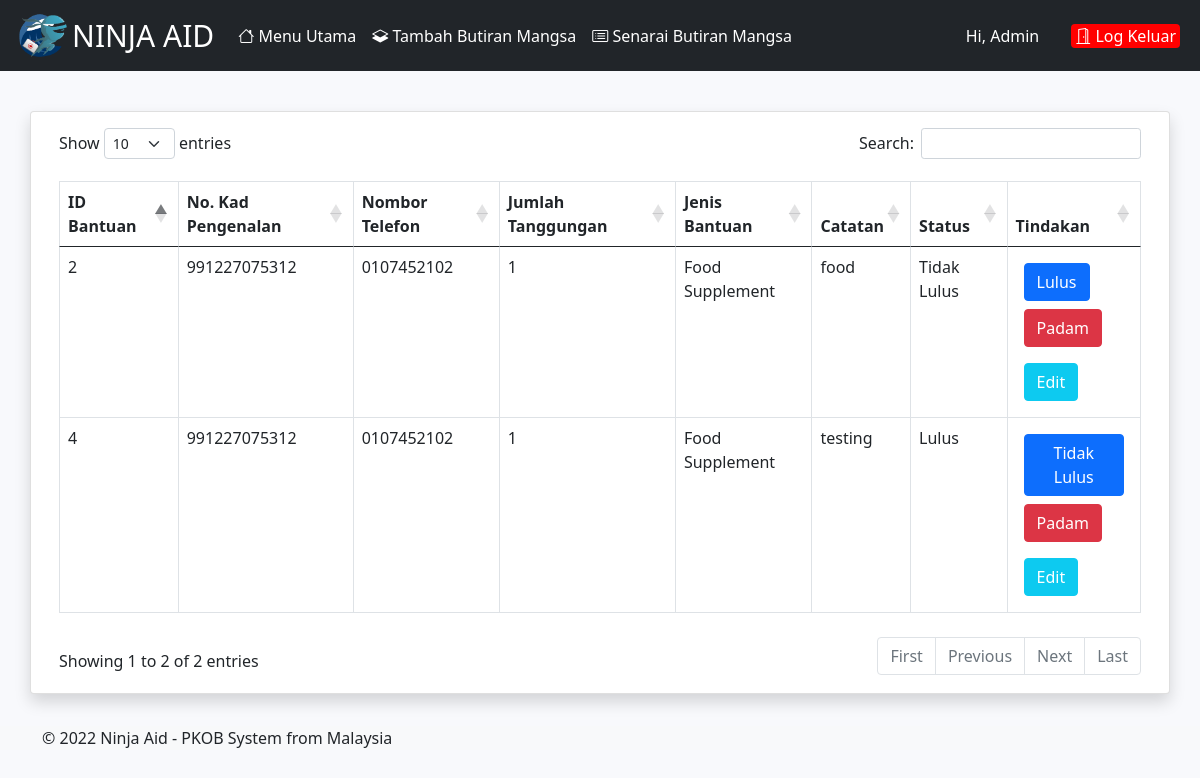
Before: /management/listvictim/2/assistance/ (signed in) with the older database file.
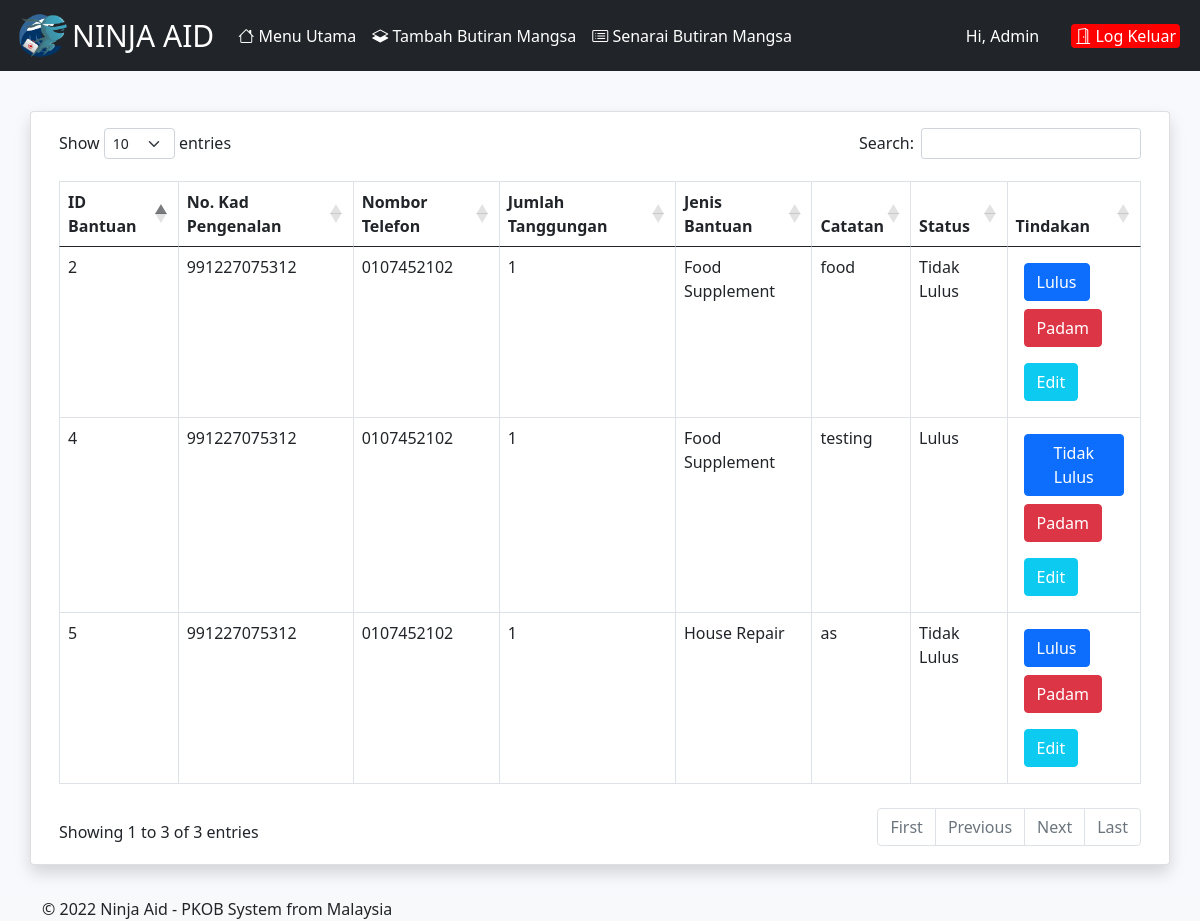
After: the same page with the newer database file.
### assistance_app/models.py (models this page shows, shortened)
class Assistance(models.Model):
    name = models.CharField(max_length=255, verbose_name='Name', null=True, blank=True)
    ic = models.CharField(max_length=255, verbose_name='Ic', default="")
    remark = models.TextField(verbose_name='Remark', null=True, blank=True)
    progress_percentage = models.DecimalField(max_digits=3, decimal_places=2, verbose_name='Progress Percentage', null=True, blank=True, default='0.0')
    victim_number = models.IntegerField(verbose_name='Victim Number')
    is_approved = models.BooleanField(verbose_name='Is Approved', default=False)
    victim = models.ForeignKey(Victim, on_delete=models.CASCADE, null=True, related_name='assistance_list')
    assistance_type = models.ForeignKey(AssistanceType, on_delete=models.CASCADE, related_name='assistance_type')
    assistance_given_date = models.DateField(verbose_name='Assistance Given Date', null=True)
    created_at = models.DateTimeField(auto_now_add=True, verbose_name='Created at')
    updated_at = models.DateTimeField(auto_now_add=True, verbose_name='Updated at')

class AssistanceType(models.Model):
    name = models.CharField(max_length=255, verbose_name='Name')
    description = models.TextField(verbose_name='Description')
    created_at = models.DateTimeField(auto_now_add=True, verbose_name='Created at')
    updated_at = models.DateTimeField(auto_now_add=True, verbose_name='Updated at')

### victim_app/models.py (models this page shows)
class Victim(models.Model):
    ic = models.CharField(max_length=12, unique=True, verbose_name='IC Number', blank=False,
                   help_text='Enter 12 digits ic number')
    name = models.CharField(max_length=255, verbose_name='Name')
    phone = models.CharField(max_length=255, verbose_name='Phone Number')
    is_kir = models.BooleanField(default=True, verbose_name='Ketua Isi Rumah')
    salary = models.DecimalField(max_digits=8, decimal_places=2, verbose_name='Salary')
    address1 = models.CharField(max_length=255, verbose_name='Address1')
    address2 = models.CharField(max_length=255, verbose_name='Address2')
    city = models.CharField(max_length=255, verbose_name='City')
    mukim = models.CharField(max_length=255, verbose_name='Mukim')
    parlimen = models.CharField(max_length=255, verbose_name='Parlimen')
    state = models.CharField(max_length=255, verbose_name='State')
    poskod = models.CharField(max_length=255, verbose_name='Phone')
    created_at = models.DateTimeField(auto_now_add=True, verbose_name='Created at')
    updated_at = models.DateTimeField(auto_now=True, verbose_name='Updated at')

### management_app/views.py (the view)
# urls.py: path("listvictim/<int:id>/assistance/", views.view_victim_assistance, name="view_victim_assistance"),
@login_required
def view_victim_assistance(request, id):
    victim = get_object_or_404(Victim, id=id)
    victim_assistance_list = victim.assistance_list.all()
    if request.method == 'POST':
        assistance_id = request.POST['assistance_id']
        updated_assistance = victim_assistance_list.get(id=assistance_id)
        updated_assistance.is_approved = not updated_assistance.is_approved
        updated_assistance.save()
    return render(request, 'management_app/view_victim_assistance.html',
                  {'victim': victim, 'victim_assistance_list': victim_assistance_list})

### management_app/templates/management_app/view_victim_assistance.html (shortened to what this page needs)
{% extends "adminbase.html" %}
{% block content %}
    <div class="container">
        <div class="row mt-4 px-3 px-sm-0">
            <div class="card shadow mb-4">
                <div class="card-body">
                    <div class="table-responsive">
                        <table id="example" class="table table-bordered py-3">
                            <thead>
                                <tr>
                                    <th>ID Bantuan</th>
                                    <th>No. Kad Pengenalan</th>
                                    <th>Nombor Telefon</th>
                                    <th>Jumlah Tanggungan</th>
                                    <th>Jenis Bantuan</th>
                                    <th>Catatan</th>
                                    <th>Status</th>
                                    <th>Tindakan</th>
                                </tr>
                            </thead>
                            <tbody>
                                {% for assistance in victim_assistance_list %}
                                <tr>
                                    <td>{{ assistance.id }}</td>
                                    <td>{{victim.ic}}</td>
                                    <td>{{victim.phone}}</td>
                                    <td>{{assistance.victim_number}}</td>
                                    <td>{{assistance.assistance_type.name}}</td>
                                    <td>{{assistance.remark}}</td>
                                    <td>{% if assistance.is_approved %}Lulus {% else %} Tidak Lulus{% endif %}</td>
                                    <td>
                                        <form action="" method="post" class='m-2'>
                                            <button class="btn btn-primary">{% if assistance.is_approved %}Tidak Lulus {% else %} Lulus{% endif %}</button>
                                        </form>
                                        <form action="{% url 'delete_victim_assistance' victim.id %}" method="post" class='m-2'>
                                            <button class="btn btn-danger">Padam</button>
                                        </form>
                                        <a class='m-2 btn btn-info text-white' href="{% url 'edit_victim_assistance' victim.id assistance.id %}">Edit</a>
                                    </td>
                                </tr>
                                {% endfor %}
                            </tbody>
                        </table>
                    </div>
                </div>
            </div>
        </div>
    </div>
    <div class="main-footer position ">
        <div class="footer-middle mt-0 bg-light">
            <div class="container">
                <div class="footer-bottom mt-2">
                    <p class="text-xs-center footer-title-text mb-0">
                        &copy; <script>document.write(new Date().getFullYear())</script> Ninja Aid - PKOB System from Malaysia
                    </p>
                </div>
            </div>
        </div>
    </div>
{% endblock %}

Changed rows visible on the page:
added Assistance: id "5", {{ victim.ic }} "991227075312", {{ victim.phone }} "0107452102", victim_number "1", assistance_type.name "House Repair", remark "as", is_approved "Tidak Lulus"
Other visible differences:
text written by a page script: "Show entries Search: Showing 1 to 2 of 2 entries First Previous Next Last" → "Show entries Search: Showing 1 to 3 of 3 entries First Previous Next Last"
